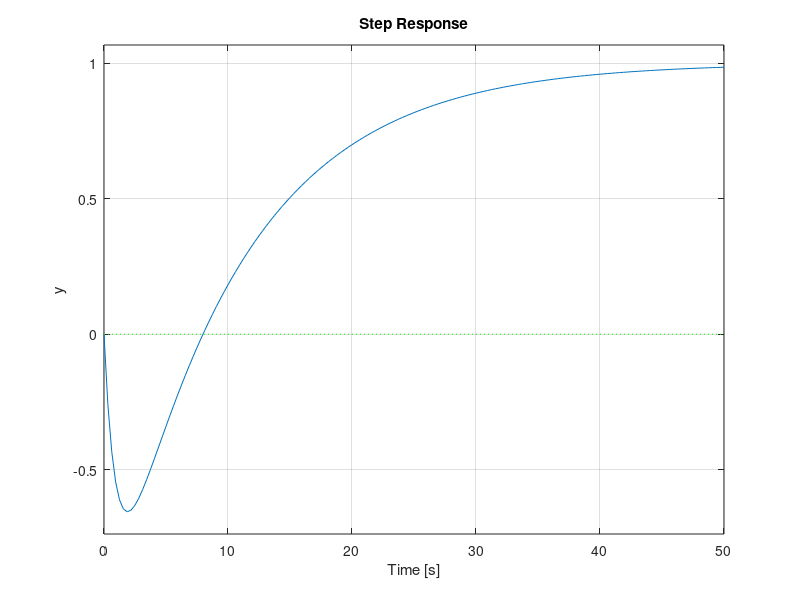
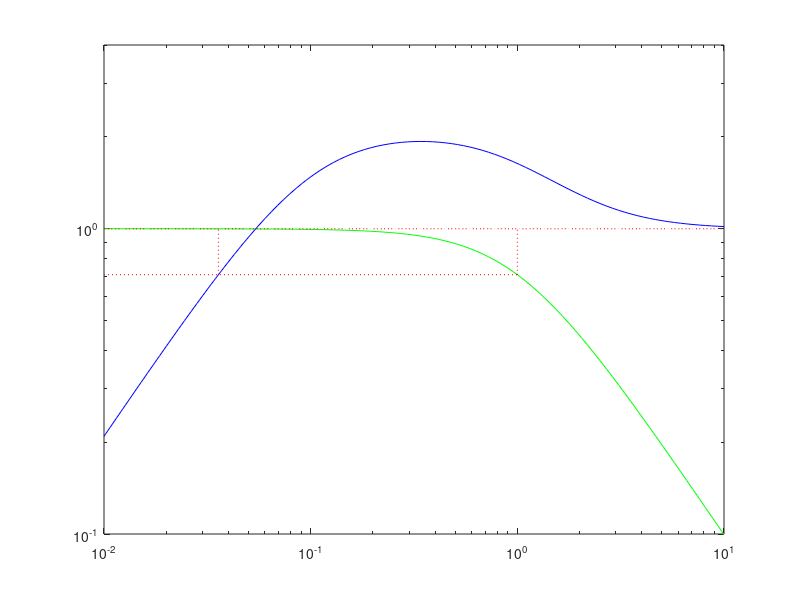

Write the MATLAB code that produced these figures, in order.
%Example 2.7
%Step response and Frequency response for
%Plant: T=(-s+z)/(s+z)(tau*s+1), z=0.1, tau=1, and S=1-T
%
% Copyright 2005 Sigurd Skogestad & Ian Postlethwaite
% Multivariable Feedback Control 2nd Edition
% $Id: Expl2_5.m,v 1.2 2004/01/30 13:12:17 espensto Exp $

%Figure 2.14 Step response 
clear
figure(1);clf;
tau=1;z=0.1; w=logspace(-2,1,101);
s=tf('s');
L=(-s+z)/s/(tau*s+tau*z+2);
T=(-s+0.1)/(s+0.1)/(s+1);
S=1-T;

%step respons T
step(T,50);hold;plot([0 50],[0 0],'g:');
ylabel('y');

%Work out margins, peak values and frequencies.
[Gm,Pm,W180,Wc]=margin(L);
mT=norm(T,inf,1e-4); mS=norm(S,inf,1e-4); 
omega=logspace(-2,1,301);
[x,x,x,Wb]=margin(S/0.707);
warning off
[x,x,x,WbT]=margin(T/0.707);
warning on

disp(sprintf('[Gm,Pm,Ms,Mt]=[%4.1f,%5.1f,%5.2f,%4.1f ]',Gm,Pm,mS(1),mT(1)));
disp(sprintf('[W180,Wc,Wb,Wbt]=[%5.2f,%6.3f,%6.3f,%4.1f ]',W180,Wc,Wb,WbT));

%Figure 2.15 Frequency response
figure(2);clf;
[mag1,pha1]=bode(T,w);
[mag2,pha2]=bode(S,w);
loglog(w,mag1(:),'g',w,mag2(:),'b',w,w./w,'r:',[0.01 WbT],...
       [0.707 0.707],'r:',[Wb Wb],[0.707 1],'r:',[WbT WbT],[0.707 1],'r:')
axis([.01,10,.1,4]);


